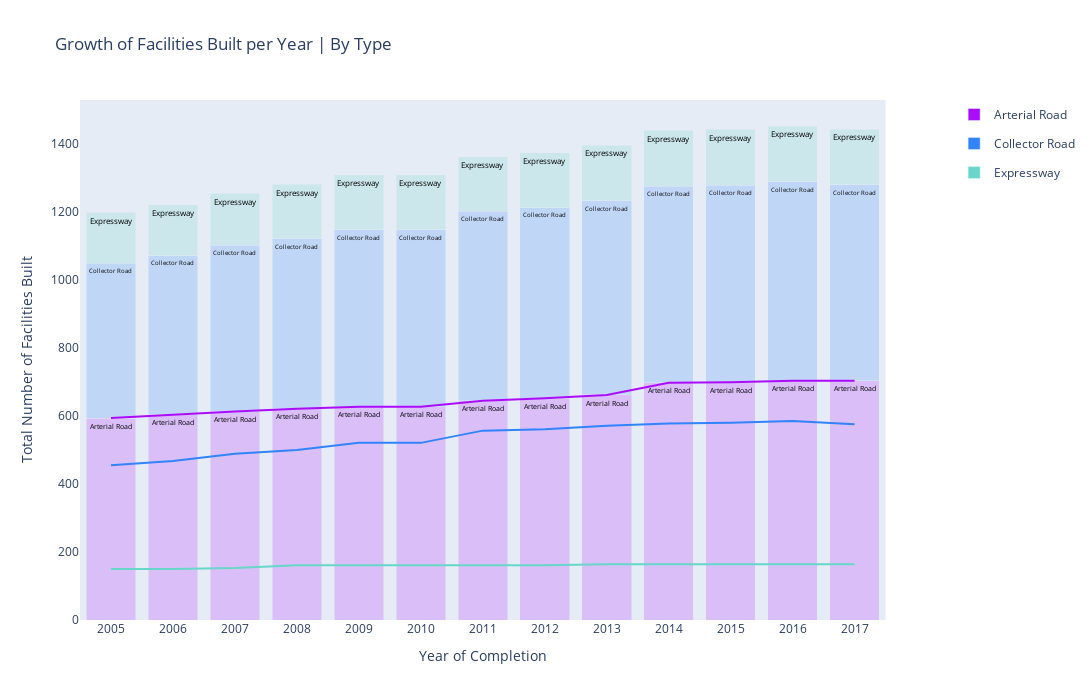

The notebook cell this image was saved under:
### Markdown cell above
## Analysis 5

### Code cell
palette = px.colors.qualitative.Alphabet
palette[2] = '#68D6C8'

facilities_by_cat = pd.read_csv(r'./Datasets/Cleaned Data/(4) cleaned.csv')
total_facilities_by_year = pd.read_csv(r'./Datasets/Cleaned Data/(4) total_cleaned.csv')
cat_values_by_year = pd.read_csv(r'./Datasets/Cleaned Data/(4) Cat Values sorted by Year cleaned.csv')
cat_values_by_year = cat_values_by_year.rename(columns={'Unnamed: 0':'Year'}) #rename the column (minor cleaning)
facilities_by_cat = facilities_by_cat.drop('Unnamed: 0',axis=1)
total_facilities_by_year = total_facilities_by_year.drop('Unnamed: 0',axis=1)
local_road =  facilities_by_cat[facilities_by_cat['Road Type'] == 'Local Road']
facilities_by_cat = facilities_by_cat[facilities_by_cat['Road Type'] != 'Local Road']
local_road = local_road.reset_index()
local_road = local_road.drop('index',axis=1)
total_facilities_by_year['Local Roads Total'] = local_road['Road Length']


fig = make_subplots(specs=[[{"secondary_y": True}]])
range_list = np.arange(0,3)
for i, color in zip(range_list,palette):
    fig.add_trace(px.line(facilities_by_cat, x="Year", y="Road Length", color='Road Type').data[i],secondary_y=False)
    fig['data'][i]['line']['color']=palette[i]
    fig['data'][i]['showlegend'] = False

fig.update_traces(hovertemplate=None,hoverinfo='skip')
fig.update_layout(height=700,width=1600)
fig.update_layout\
    (
        title='Growth of Facilities Built per Year | By Type',
        xaxis=dict
            (
                tickmode='linear'
            ),

    )
fig.update_layout\
    (
        xaxis_title = "Year of Completion"
    )
fig.update_layout(xaxis_showgrid=False, xaxis_zeroline=False,yaxis_showgrid=False, yaxis_zeroline=False)


for i in range(3):
    fig.add_trace(px.bar(facilities_by_cat, x="Year", y="Road Length",color='Road Type',color_discrete_sequence=palette,opacity=0.2, text="Road Type").data[i],secondary_y=False)

fig.update_traces(textfont_size=10, textangle=0, textposition="inside",textfont_color='black' ,cliponaxis=False,selector=dict(type='bar'))

fig.update_layout(barmode='stack', yaxis_title = "Total Number of Facilities Built")
fig.update_layout(hovermode="x")

fig.show()

### Figure 1 — Plotly figure (JSON) as saved in the notebook; plotly's stock layout.template omitted (floating-point values rounded to 4 significant figures)
{"data": [{"hoverinfo": "skip", "legendgroup": "Arterial Road", "line": {"color": "#AA0DFE", "dash": "solid"}, "mode": "lines", "name": "Arterial Road", "orientation": "v", "showlegend": false, "type": "scatter", "x": [2005, 2006, 2007, 2008, 2009, 2010, 2011, 2012, 2013, 2014, 2015, 2016, 2017], "xaxis": "x", "y": [594, 604, 613, 621, 627, 627, 645, 652, 662, 698, 699, 704, 704], "yaxis": "y"}, {"hoverinfo": "skip", "legendgroup": "Collector Road", "line": {"color": "#3283FE", "dash": "solid"}, "mode": "lines", "name": "Collector Road", "orientation": "v", "showlegend": false, "type": "scatter", "x": [2005, 2006, 2007, 2008, 2009, 2010, 2011, 2012, 2013, 2014, 2015, 2016, 2017], "xaxis": "x", "y": [455, 468, 489, 500, 521, 521, 557, 561, 571, 578, 580, 585, 576], "yaxis": "y"}, {"hoverinfo": "skip", "legendgroup": "Expressway", "line": {"color": "#68D6C8", "dash": "solid"}, "mode": "lines", "name": "Expressway", "orientation": "v", "showlegend": false, "type": "scatter", "x": [2005, 2006, 2007, 2008, 2009, 2010, 2011, 2012, 2013, 2014, 2015, 2016, 2017], "xaxis": "x", "y": [150, 150, 153, 161, 161, 161, 161, 161, 164, 164, 164, 164, 164], "yaxis": "y"}, {"alignmentgroup": "True", "cliponaxis": false, "hovertemplate": "Road Type=%{text}<br>Year=%{x}<br>Road Length=%{y}<extra></extra>", "legendgroup": "Arterial Road", "marker": {"color": "#AA0DFE", "opacity": 0.2, "pattern": {"shape": ""}}, "name": "Arterial Road", "offsetgroup": "Arterial Road", "orientation": "v", "showlegend": true, "text": ["Arterial Road", "Arterial Road", "Arterial Road", "Arterial Road", "Arterial Road", "Arterial Road", "Arterial Road", "Arterial Road", "Arterial Road", "Arterial Road", "Arterial Road", "Arterial Road", "Arterial Road"], "textangle": 0, "textfont": {"color": "black", "size": 10}, "textposition": "inside", "type": "bar", "x": [2005, 2006, 2007, 2008, 2009, 2010, 2011, 2012, 2013, 2014, 2015, 2016, 2017], "xaxis": "x", "y": [594, 604, 613, 621, 627, 627, 645, 652, 662, 698, 699, 704, 704], "yaxis": "y"}, {"alignmentgroup": "True", "cliponaxis": false, "hovertemplate": "Road Type=%{text}<br>Year=%{x}<br>Road Length=%{y}<extra></extra>", "legendgroup": "Collector Road", "marker": {"color": "#3283FE", "opacity": 0.2, "pattern": {"shape": ""}}, "name": "Collector Road", "offsetgroup": "Collector Road", "orientation": "v", "showlegend": true, "text": ["Collector Road", "Collector Road", "Collector Road", "Collector Road", "Collector Road", "Collector Road", "Collector Road", "Collector Road", "Collector Road", "Collector Road", "Collector Road", "Collector Road", "Collector Road"], "textangle": 0, "textfont": {"color": "black", "size": 10}, "textposition": "inside", "type": "bar", "x": [2005, 2006, 2007, 2008, 2009, 2010, 2011, 2012, 2013, 2014, 2015, 2016, 2017], "xaxis": "x", "y": [455, 468, 489, 500, 521, 521, 557, 561, 571, 578, 580, 585, 576], "yaxis": "y"}, {"alignmentgroup": "True", "cliponaxis": false, "hovertemplate": "Road Type=%{text}<br>Year=%{x}<br>Road Length=%{y}<extra></extra>", "legendgroup": "Expressway", "marker": {"color": "#68D6C8", "opacity": 0.2, "pattern": {"shape": ""}}, "name": "Expressway", "offsetgroup": "Expressway", "orientation": "v", "showlegend": true, "text": ["Expressway", "Expressway", "Expressway", "Expressway", "Expressway", "Expressway", "Expressway", "Expressway", "Expressway", "Expressway", "Expressway", "Expressway", "Expressway"], "textangle": 0, "textfont": {"color": "black", "size": 10}, "textposition": "inside", "type": "bar", "x": [2005, 2006, 2007, 2008, 2009, 2010, 2011, 2012, 2013, 2014, 2015, 2016, 2017], "xaxis": "x", "y": [150, 150, 153, 161, 161, 161, 161, 161, 164, 164, 164, 164, 164], "yaxis": "y"}], "layout": {"barmode": "stack", "height": 700, "hovermode": "x", "title": {"text": "Growth of Facilities Built per Year | By Type"}, "width": 1600, "xaxis": {"anchor": "y", "domain": [0.0, 0.94], "showgrid": false, "tickmode": "linear", "title": {"text": "Year of Completion"}, "zeroline": false}, "yaxis": {"anchor": "x", "domain": [0.0, 1.0], "showgrid": false, "title": {"text": "Total Number of Facilities Built"}, "zeroline": false}, "yaxis2": {"anchor": "x", "overlaying": "y", "side": "right"}}}
